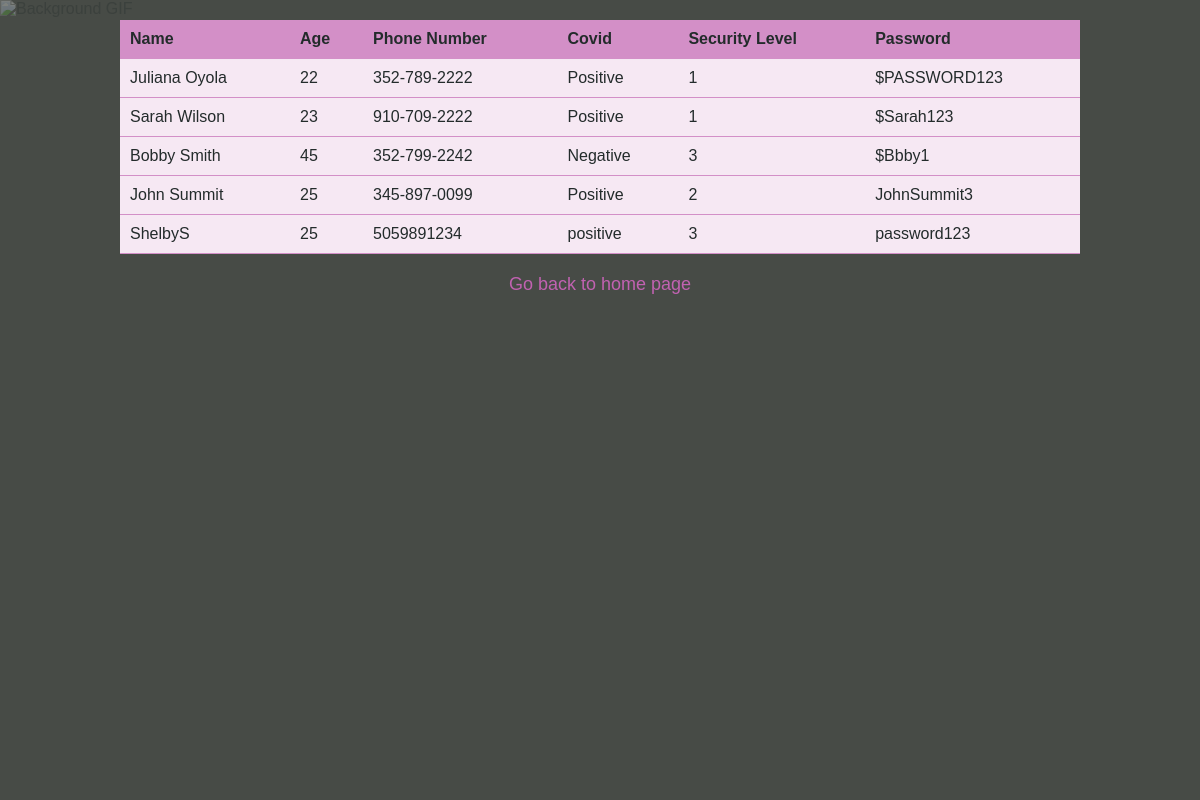
The page /list (signed in) on the database its author committed.
### tables this page shows
CREATE TABLE Patient(
Name TEXT PRIMARY KEY NOT NULL,
Age INTEGER NOT NULL,
PhoneNum TEXT NOT NULL,
UserHasCOVID TEXT NOT NULL, 
SecurityLevel INTEGER NOT NULL, 
Password TEXT NOT NULL);

### site/patientSite.py (the view)
@app.route('/list')
def list():
    if not session.get('logged_in'):
        return render_template('login.html')
    elif session.get('admin'):
        con = sql.connect("PatientDB.db")
        con.row_factory = sql.Row
        cur = con.cursor()
        cur.execute("select * from Patient")
        rows = cur.fetchall()
        return render_template("list.html", rows=rows)

### templates/list.html (shortened to what this page needs)
<!DOCTYPE html>
<html>
<head>
</head>
<body data-gr-c-s-loaded="true">
<img class="background-gif" src="https://media2.giphy.com/media/3oriNZuNzeTbtJvKs8/giphy.gif" alt="Background GIF">
<table>
    <thead>
        <tr>
            <th>Name</th>
            <th>Age</th>
            <th>Phone Number</th>
            <th>Covid</th>
            <th>Security Level</th>
            <th>Password</th>
        </tr>
    </thead>
    <tbody>
        {% for row in rows %}
        <tr>
            <td>{{row["Name"]}}</td>
            <td>{{row["Age"]}}</td>
            <td>{{row["PhoneNum"]}}</td>
            <td>{{row["UserHasCOVID"]}}</td>
            <td>{{row["SecurityLevel"]}}</td>
            <td>{{row["Password"]}}</td>
        </tr>
        {% endfor %}
    </tbody>
</table>
        <a href="/">Go back to home page</a>
</body>
</html>

### templates/list.html (style rules this page uses)
body { margin: 0; background-color: rgba(25, 30, 24, 0.8); color: #232b2b; font-family: 'Arial', sans-serif; position: relative; }
.background-gif { position: fixed; top: 0; left: 0; width: 100%; height: 100%; opacity: 0.3; z-index: -1; }
table { width: 80%; margin: 20px auto; border-collapse: collapse; background-color: #f6e8f3; }
th, td { padding: 10px; text-align: left; border-bottom: 1px solid #d38fc7; }
th { background-color: #d38fc7; }
a { color: #c162b1; text-decoration: none; display: block; margin-top: 20px; text-align: center; font-size: 18px; }

### rows shown on the page
Patient: Name "Juliana Oyola", Age "22", PhoneNum "352-789-2222", UserHasCOVID "Positive", SecurityLevel "1", Password "$PASSWORD123"
Patient: Name "Sarah Wilson", Age "23", PhoneNum "910-709-2222", UserHasCOVID "Positive", SecurityLevel "1", Password "$Sarah123"
Patient: Name "Bobby Smith", Age "45", PhoneNum "352-799-2242", UserHasCOVID "Negative", SecurityLevel "3", Password "$Bbby1"
Patient: Name "John Summit", Age "25", PhoneNum "345-897-0099", UserHasCOVID "Positive", SecurityLevel "2", Password "JohnSummit3"
Patient: Name "ShelbyS", Age "25", PhoneNum "5059891234", UserHasCOVID "positive", SecurityLevel "3", Password "password123"
